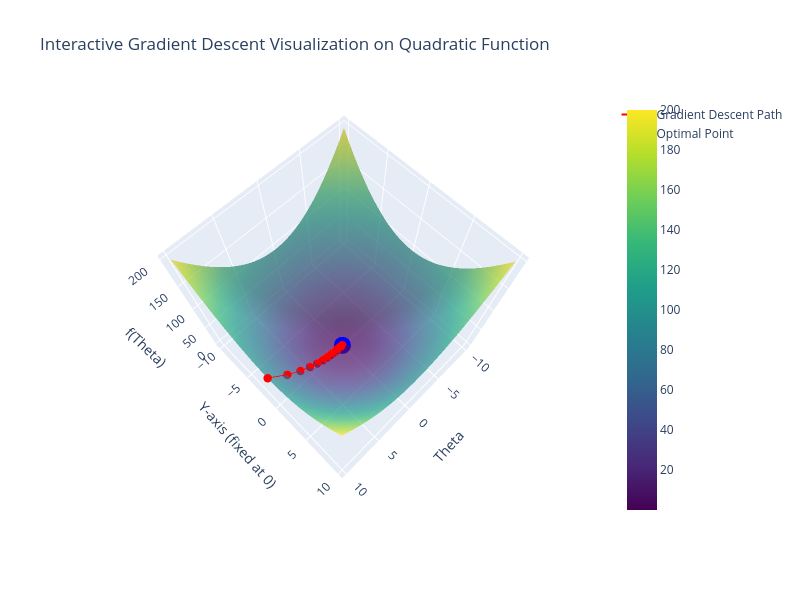

Notebook code cell kept with this figure:
### Code cell
# Create 3D interactive plot
fig = go.Figure()

# Add surface
fig.add_trace(go.Surface(z=Z, x=X, y=Y, colorscale='Viridis', opacity=0.7, name="Quadratic Surface"))

# Add gradient descent trajectory
fig.add_trace(go.Scatter3d(
    x=trajectory_x, 
    y=trajectory_y, 
    z=trajectory_z, 
    mode='markers+lines', 
    marker=dict(size=5, color='red'),
    line=dict(color='red', width=2),
    name="Gradient Descent Path"
))

# Add optimal point
fig.add_trace(go.Scatter3d(
    x=[optimal_theta], 
    y=[0], 
    z=[f(optimal_theta)], 
    mode='markers',
    marker=dict(size=10, color='blue'),
    name="Optimal Point"
))

# Update layout
fig.update_layout(
    scene=dict(
        xaxis_title="Theta",
        yaxis_title="Y-axis (fixed at 0)",
        zaxis_title="f(Theta)",
    ),
    title="Interactive Gradient Descent Visualization on Quadratic Function",
    width=800,  # Szerokość w pikselach
    height=600,  # Wysokość w pikselach
)

# Show the interactive plot
fig.show()

### Figure 1 — Plotly figure (JSON) as saved in the notebook; plotly's stock layout.template omitted (floating-point values rounded to 4 significant figures; data arrays with more than 128 entries replaced by an {"elided": "..."} marker saying what was removed)
{"data": [{"colorscale": [[0, "#440154"], [0.1111, "#482878"], [0.2222, "#3e4989"], [0.3333, "#31688e"], [0.4444, "#26828e"], [0.5556, "#1f9e89"], [0.6667, "#35b779"], [0.7778, "#6ece58"], [0.8889, "#b5de2b"], [1, "#fde725"]], "name": "Quadratic Surface", "opacity": 0.7, "type": "surface", "x": {"elided": "100x100 float values"}, "y": {"elided": "100x100 float values"}, "z": {"elided": "100x100 float values"}}, {"line": {"color": "red", "width": 2}, "marker": {"color": "red", "size": 5}, "mode": "markers+lines", "name": "Gradient Descent Path", "type": "scatter3d", "x": [10, 8, 6.4, 5.12, 4.096, 3.277, 2.621, 2.097, 1.678, 1.342, 1.074, 0.859, 0.6872, 0.5498, 0.4398, 0.3518, 0.2815, 0.2252, 0.1801, 0.1441, 0.1153], "y": [0, 0, 0, 0, 0, 0, 0, 0, 0, 0, 0, 0, 0, 0, 0, 0, 0, 0, 0, 0, 0], "z": [100, 64, 40.96, 26.21, 16.78, 10.74, 6.872, 4.398, 2.815, 1.801, 1.153, 0.7379, 0.4722, 0.3022, 0.1934, 0.1238, 0.07923, 0.05071, 0.03245, 0.02077, 0.01329]}, {"marker": {"color": "blue", "size": 10}, "mode": "markers", "name": "Optimal Point", "type": "scatter3d", "x": [0.1153], "y": [0], "z": [0.01329]}], "layout": {"height": 600, "scene": {"aspectmode": "auto", "aspectratio": {"x": 1, "y": 1, "z": 1}, "camera": {"center": {"x": 0, "y": 0, "z": 0}, "eye": {"x": 0.6797, "y": 0.6881, "z": 2.18}, "projection": {"type": "perspective"}, "up": {"x": 0, "y": 0, "z": 1}}, "xaxis": {"title": {"text": "Theta"}, "type": "linear"}, "yaxis": {"title": {"text": "Y-axis (fixed at 0)"}, "type": "linear"}, "zaxis": {"title": {"text": "f(Theta)"}, "type": "linear"}}, "title": {"text": "Interactive Gradient Descent Visualization on Quadratic Function"}, "width": 800}}
